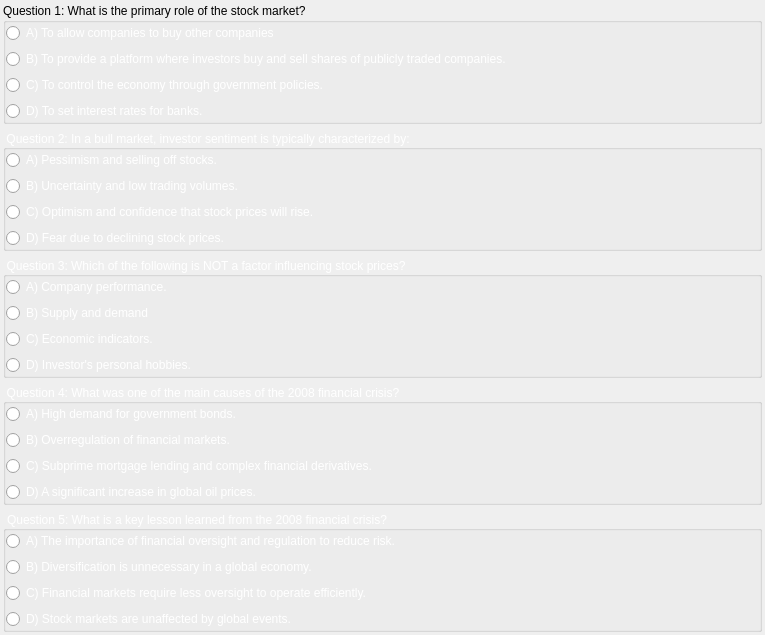
                 <widget class="QWidget" name="quiz1scrollWidget">
                  <property name="geometry">
                   <rect>
                    <x>0</x>
                    <y>0</y>
                    <width>765</width>
                    <height>610</height>
                   </rect>
                  </property>
                  <layout class="QVBoxLayout" name="verticalLayout">
                   <property name="leftMargin">
                    <number>3</number>
                   </property>
                   <property name="topMargin">
                    <number>3</number>
                   </property>
                   <property name="rightMargin">
                    <number>3</number>
                   </property>
                   <property name="bottomMargin">
                    <number>3</number>
                   </property>
                   <item>
                    <widget class="QGroupBox" name="M1Question1">
                     <property name="title">
                      <string>Question 1: What is the primary role of the stock market?</string>
                     </property>
                     <layout class="QVBoxLayout" name="verticalLayout_8">
                      <property name="leftMargin">
                       <number>0</number>
                      </property>
                      <property name="topMargin">
                       <number>0</number>
                      </property>
                      <property name="rightMargin">
                       <number>0</number>
                      </property>
                      <property name="bottomMargin">
                       <number>0</number>
                      </property>
                      <item>
                       <widget class="QRadioButton" name="M1Q1A1">
                        <property name="styleSheet">
                         <string notr="true">color: white;</string>
                        </property>
                        <property name="text">
                         <string>A) To allow companies to buy other companies</string>
                        </property>
                       </widget>
                      </item>
                      <item>
                       <widget class="QRadioButton" name="M1Q1A2_C">
                        <property name="styleSheet">
                         <string notr="true">color: white;</string>
                        </property>
                        <property name="text">
                         <string>B) To provide a platform where investors buy and sell shares of publicly traded companies.</string>
                        </property>
                       </widget>
                      </item>
                      <item>
                       <widget class="QRadioButton" name="M1Q1A3">
                        <property name="styleSheet">
                         <string notr="true">color: white;</string>
                        </property>
                        <property name="text">
                         <string>C) To control the economy through government policies.</string>
                        </property>
                       </widget>
                      </item>
                      <item>
                       <widget class="QRadioButton" name="M1Q1A4">
                        <property name="styleSheet">
                         <string notr="true">color: white;</string>
                        </property>
                        <property name="text">
                         <string>D) To set interest rates for banks.</string>
                        </property>
                       </widget>
                      </item>
                     </layout>
                    </widget>
                   </item>
                   <item>
                    <widget class="QGroupBox" name="M1Question2">
                     <property name="styleSheet">
                      <string notr="true">color: white;</string>
                     </property>
                     <property name="title">
                      <string>Question 2: In a bull market, investor sentiment is typically characterized by:</string>
                     </property>
                     <layout class="QVBoxLayout" name="verticalLayout_7">
                      <property name="leftMargin">
                       <number>0</number>
                      </property>
                      <property name="topMargin">
                       <number>0</number>
                      </property>
                      <property name="rightMargin">
                       <number>0</number>
                      </property>
                      <property name="bottomMargin">
                       <number>0</number>
                      </property>
                      <item>
                       <widget class="QRadioButton" name="M1Q2A1">
                        <property name="styleSheet">
                         <string notr="true">color: white;</string>
                        </property>
                        <property name="text">
                         <string>A) Pessimism and selling off stocks.</string>
                        </property>
                       </widget>
                      </item>
                      <item>
                       <widget class="QRadioButton" name="M1Q2A2">
                        <property name="text">
                         <string>B) Uncertainty and low trading volumes.</string>
                        </property>
                       </widget>
                      </item>
                      <item>
                       <widget class="QRadioButton" name="M1Q2A3_C">
                        <property name="text">
                         <string>C) Optimism and confidence that stock prices will rise.</string>
                        </property>
                       </widget>
                      </item>
                      <item>
                       <widget class="QRadioButton" name="M1Q2A4">
                        <property name="text">
                         <string>D) Fear due to declining stock prices.</string>
                        </property>
                       </widget>
                      </item>
                     </layout>
                    </widget>
                   </item>
                   <item>
                    <widget class="QGroupBox" name="M1Question3">
                     <property name="styleSheet">
                      <string notr="true">color: white;</string>
                     </property>
                     <property name="title">
                      <string>Question 3: Which of the following is NOT a factor influencing stock prices?</string>
                     </property>
                     <layout class="QVBoxLayout" name="verticalLayout_6">
                      <property name="leftMargin">
                       <number>0</number>
                      </property>
                      <property name="topMargin">
                       <number>0</number>
                      </property>
                      <property name="rightMargin">
                       <number>0</number>
                      </property>
                      <property name="bottomMargin">
                       <number>0</number>
                      </property>
                      <item>
                       <widget class="QRadioButton" name="M1Q3A1">
                        <property name="text">
                         <string>A) Company performance.</string>
                        </property>
                       </widget>
                      </item>
                      <item>
                       <widget class="QRadioButton" name="M1Q3A2">
                        <property name="text">
                         <string>B) Supply and demand</string>
                        </property>
                       </widget>
                      </item>
                      <item>
                       <widget class="QRadioButton" name="M1Q3A3">
                        <property name="text">
                         <string>C) Economic indicators.</string>
                        </property>
                       </widget>
                      </item>
                      <item>
                       <widget class="QRadioButton" name="M1Q3A4_C">
                        <property name="text">
                         <string>D) Investor's personal hobbies.</string>
                        </property>
                       </widget>
                      </item>
                     </layout>
                    </widget>
                   </item>
                   <item>
                    <widget class="QGroupBox" name="M1Question4">
                     <property name="styleSheet">
                      <string notr="true">color: white;</string>
                     </property>
                     <property name="title">
                      <string>Question 4: What was one of the main causes of the 2008 financial crisis?</string>
                     </property>
                     <layout class="QVBoxLayout" name="verticalLayout_5">
                      <property name="leftMargin">
                       <number>0</number>
                      </property>
                      <property name="topMargin">
                       <number>0</number>
                      </property>
                      <property name="rightMargin">
                       <number>0</number>
                      </property>
                      <property name="bottomMargin">
                       <number>0</number>
                      </property>
                      <item>
                       <widget class="QRadioButton" name="M1Q4A1">
                        <property name="text">
                         <string>A) High demand for government bonds.</string>
                        </property>
                       </widget>
                      </item>
                      <item>
                       <widget class="QRadioButton" name="M1Q4A2">
                        <property name="text">
                         <string>B) Overregulation of financial markets.</string>
                        </property>
                       </widget>
                      </item>
                      <item>
                       <widget class="QRadioButton" name="M1Q4A3_C">
                        <property name="text">
                         <string>C) Subprime mortgage lending and complex financial derivatives.</string>
                        </property>
                       </widget>
                      </item>
                      <item>
                       <widget class="QRadioButton" name="M1Q4A4">
                        <property name="text">
                         <string>D) A significant increase in global oil prices.</string>
                        </property>
                       </widget>
                      </item>
                     </layout>
                    </widget>
                   </item>
                   <item>
                    <widget class="QGroupBox" name="M1Question5">
                     <property name="styleSheet">
                      <string notr="true">color: white;</string>
                     </property>
                     <property name="title">
                      <string>Question 5: What is a key lesson learned from the 2008 financial crisis?</string>
                     </property>
                     <layout class="QVBoxLayout" name="verticalLayout_4">
                      <property name="leftMargin">
                       <number>0</number>
                      </property>
                      <property name="topMargin">
                       <number>0</number>
                      </property>
                      <property name="rightMargin">
                       <number>0</number>
                      </property>
                      <property name="bottomMargin">
                       <number>0</number>
                      </property>
                      <item>
                       <widget class="QRadioButton" name="M1Q5A1_C">
                        <property name="text">
                         <string>A) The importance of financial oversight and regulation to reduce risk.</string>
                        </property>
                       </widget>
                      </item>
                      <item>
                       <widget class="QRadioButton" name="M1Q5A4">
                        <property name="text">
                         <string>B) Diversification is unnecessary in a global economy.</string>
                        </property>
                       </widget>
                      </item>
                      <item>
                       <widget class="QRadioButton" name="M1Q5A3">
                        <property name="text">
                         <string>C) Financial markets require less oversight to operate efficiently.</string>
                        </property>
                       </widget>
                      </item>
                      <item>
                       <widget class="QRadioButton" name="M1Q5A2">
                        <property name="text">
                         <string>D) Stock markets are unaffected by global events.</string>
                        </property>
                       </widget>
                      </item>
                     </layout>
                    </widget>
                   </item>
                  </layout>
                 </widget>
